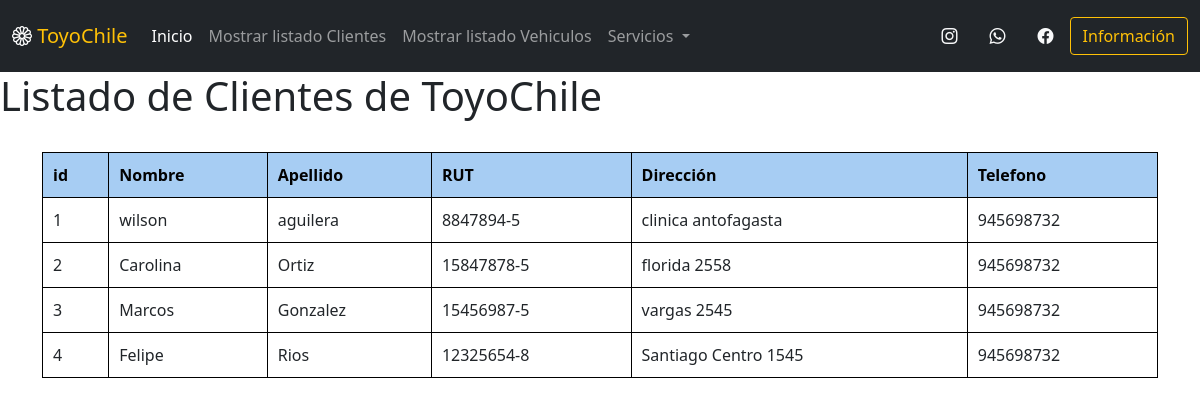
The app's page /mostrarcli.php with its own data.
### tables this page shows
CREATE TABLE `clientes`  (
  `Id_Cliente` int(255) NOT NULL AUTO_INCREMENT,
  `Nombre` varchar(255) NOT NULL,
  `Apellido` varchar(255) NOT NULL,
  `RUT` varchar(255) NOT NULL,
  `Direccion` varchar(255) NOT NULL,
  `Telefono` int(11) NOT NULL,
  PRIMARY KEY (`Id_Cliente`) USING BTREE
);

### mostrarcli.php (the view, shortened to what this page needs)
<!DOCTYPE html>
<html>
<head>
</head>
<body>
<h1>Listado de Clientes de ToyoChile</h1>
<br>
<div class="container-sm">
    <div class="datos">
        <table  style="width: 100%"   border="1" >
            <tr>
                <th>id </th>
                <th>Nombre </th>
                <th>Apellido </th>
                <th>RUT </th>
                <th>Dirección </th>
                <th>Telefono </th>
            </tr>
            <?php
                $sql="SELECT * from clientes";
                $result=mysqli_query($conectar=conn(),$sql);
                while($mostrar=mysqli_fetch_array($result)){
                ?>
                <tr>
                    <td><?php echo $mostrar['Id_Cliente'] ?></td>
                    <td><?php echo $mostrar['Nombre'] ?></td>
                    <td><?php echo $mostrar['Apellido'] ?></td>
                    <td><?php echo $mostrar['RUT'] ?></td>
                    <td><?php echo $mostrar['Direccion'] ?></td>
                    <td><?php echo $mostrar['Telefono'] ?></td>
                </tr>
            <?php
        }
        ?>
        </table>
    </div>
</div>
</body>
</html>

### mostrarcli.php (style rules this page uses)
table,th,td { border: 1px solid black; border-collapse: collapse; }
th, td { padding: 10px; }
th { background-color: #a7cdf3; color: rgb(2,2,2); }

### records on screen
clientes: Id_Cliente "1", Nombre "wilson", Apellido "aguilera", RUT "8847894-5", Direccion "clinica antofagasta", Telefono "945698732"
clientes: Id_Cliente "2", Nombre "Carolina", Apellido "Ortiz", RUT "15847878-5", Direccion "florida 2558", Telefono "945698732"
clientes: Id_Cliente "3", Nombre "Marcos", Apellido "Gonzalez", RUT "15456987-5", Direccion "vargas 2545", Telefono "945698732"
clientes: Id_Cliente "4", Nombre "Felipe", Apellido "Rios", RUT "12325654-8", Direccion "Santiago Centro 1545", Telefono "945698732"
